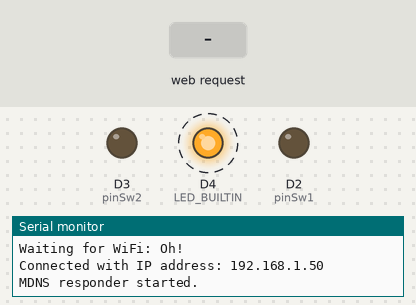
Simulated run of this sketch. Board: ESP8266 (NodeMCU). On the bench: output pins drawn as LEDs (lit = HIGH, except the on-board LED, lit = LOW), the last lines printed to the serial monitor. Dashed ring = blinking. The test bench sets the inputs (shaded band). WiFi joins after 1.5 s; servers stay silent unless stated; EEPROM starts erased.

Above: at 3.7 s.
3.8 s: HTTP request GET /off received
At 5.9 s:
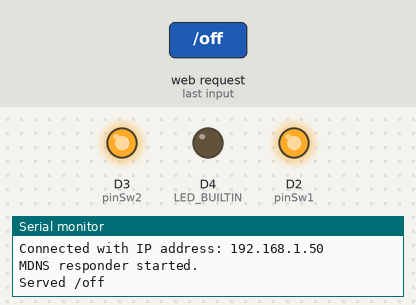
6.2 s: HTTP request GET /on/1 received
At 7.0 s:
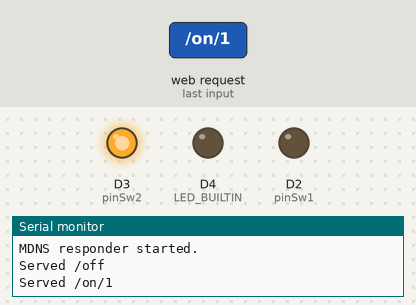
7.7 s: HTTP request GET /on/2 received
At 8.2 s:
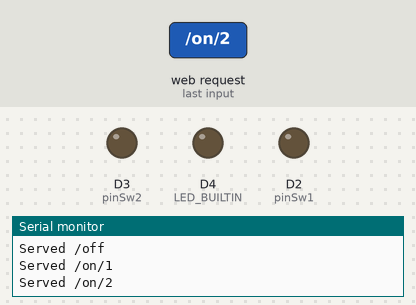
10.7 s: HTTP request GET /off/1 received
At 11.12 s:
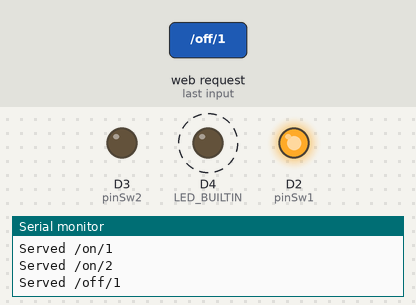
13.7 s: HTTP request GET /off/2 received
At 13.87 s:
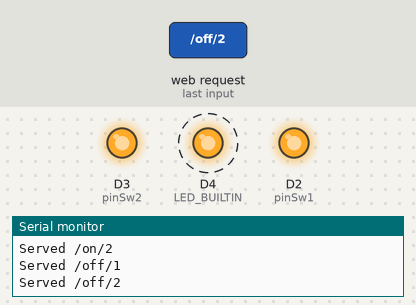
Timing chart, 0 to 16.7 s (numbered marks = the images above; inputs shaded):
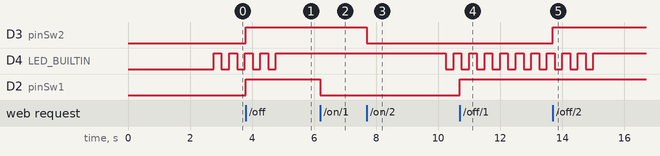

The sketch:

NodeMCU_HttpDualSwitch.ino
```cpp
#include <ESP8266WiFi.h>
#include <ESP8266WiFiMulti.h>
#include <ESP8266WebServer.h>
#include <ESP8266mDNS.h>
#include <EEPROM.h>

// #include <ArduinoOTA.h>

ESP8266WiFiMulti WiFiMulti;
ESP8266WebServer server(80);

const char* www_username = "admin";
const char* www_password = "putYourSecretHere";

const String JSON_begin = "{ \"switch1\": ";
const String JSON_mid   = ", \"switch2\": ";
const String JSON_ee    = ", \"saved\": ";
const String JSON_end   = " }";

const int pinSw1 = D2;
const int pinSw2 = D3;

boolean switched1On = true;
boolean switched2On = true;

boolean saved1 = true;
boolean saved2 = true;

unsigned int interval = 10000;
unsigned int subInterval  = 250;
unsigned int counter = 10;

unsigned long toggle1Millis = 0;
unsigned long toggle2Millis = 0;

unsigned long previousMillis = 0;
unsigned long previousTMillis = 0;
int ledState = HIGH;

const byte S1 = 1;
const byte S2 = 2;

void switchOn(byte sw = 0) {
  if (sw == S1) {
    switched1On = true;
    digitalWrite(pinSw1, LOW);
  } else if (sw == S2) {
    switched2On = true;
    digitalWrite(pinSw2, LOW);
  }
}

void switchOff(byte sw = 0) {
  if (sw == S1) {
    switched1On = false;
    digitalWrite(pinSw1, HIGH);
  } else if (sw == S2) {
    switched2On = false;
    digitalWrite(pinSw2, HIGH);
  }
}

void toggle(byte sw = 0) {
  if (sw == S1) {
    if (switched1On) {
      switchOff(sw);
    } else {
      switchOn(sw);
    }
  } else if (sw == S2) {
    if (switched2On) {
      switchOff(sw);
    } else {
      switchOn(sw);
    }
  }
}

void reload() {
  // read a byte from the current address of the EEPROM
  if ((EEPROM.read(500) == byte('A')) && (EEPROM.read(501) == byte('S')) && (EEPROM.read(502) == byte('S'))) {
    switched1On = saved1 = EEPROM.read(503);
    switched2On = saved2 = EEPROM.read(504);
  }

  // initialize both switch pins as outputs
  pinMode(pinSw1, OUTPUT);
  pinMode(pinSw2, OUTPUT);

  if (switched1On) switchOn(S1);
    else switchOff(S1);

  if (switched2On) switchOn(S2);
    else switchOff(S2);
}

void handleAuth() {
  if(!server.authenticate(www_username, www_password))
    return server.requestAuthentication();
}

void handleStatus() {
  server.send(200, "application/json", JSON_begin + ((switched1On) ? ("true") : ("false")) + JSON_mid + ((switched2On) ? ("true") : ("false")) + JSON_ee + ((saved1 == switched1On && saved2 == switched2On) ? ("true") : ("false")) + JSON_end);
}

void setup() {
    EEPROM.begin(512);
    reload();

    // initialize digital pin LED_BUILTIN as an output.
    pinMode(LED_BUILTIN, OUTPUT);

    Serial.begin(115200);
    delay(10);

    // We start by connecting to a WiFi network
    WiFiMulti.addAP("YourAP1", "YourSecret1");
    WiFiMulti.addAP("YourAP2", "YourSecret2");

    Serial.print("Waiting for WiFi: O");
    delay(500);

    while(WiFiMulti.run() != WL_CONNECTED) {
      Serial.print("o");
      delay(500);
    }

    Serial.println("h!");
    Serial.print("Connected with IP address: ");
    Serial.print(WiFi.localIP());
    Serial.println("");

    delay(500);

    if (MDNS.begin("airswitchesp8266")) {
      Serial.println("MDNS responder started.");
    }

    // No over-the-air upgrades at the moment
    // ArduinoOTA.begin();

    server.on("/", []() {
      handleAuth();
      server.send(200, "text/plain", "OK");
    });

    server.on("/status", []() {
      handleAuth();
      handleStatus();
      Serial.println("Served /status");
    });

    server.on("/on", []() {
      handleAuth();
      switchOn(S1);
      switchOn(S2);
      handleStatus();
      Serial.println("Served /on");
    });
    server.on("/off", []() {
      handleAuth();
      switchOff(S1);
      switchOff(S2);
      handleStatus();
      Serial.println("Served /off");
    });

    server.on("/on/1", []() {
      handleAuth();
      switchOn(S1);
      handleStatus();
      Serial.println("Served /on/1");
    });
    server.on("/on/2", []() {
      handleAuth();
      switchOn(S2);
      handleStatus();
      Serial.println("Served /on/2");
    });

    server.on("/off/1", []() {
      handleAuth();
      switchOff(S1);
      handleStatus();
      Serial.println("Served /off/1");
    });
    server.on("/off/2", []() {
      handleAuth();
      switchOff(S2);
      handleStatus();
      Serial.println("Served /off/2");
    });

    server.on("/cycle/1", []() {
      handleAuth();
      toggle(S1);
      toggle1Millis = millis() + 5000;
      handleStatus();
      Serial.println("Served /cycle/1");
    });
    server.on("/cycle/2", []() {
      handleAuth();
      toggle(S2);
      toggle2Millis = millis() + 5000;
      handleStatus();
      Serial.println("Served /cycle/2");
    });
    server.on("/restart/1", []() {
      handleAuth();
      switchOff(S1);
      toggle1Millis = millis() + 5000;
      handleStatus();
      Serial.println("Served /restart/1");
    });
    server.on("/restart/2", []() {
      handleAuth();
      switchOff(S2);
      toggle2Millis = millis() + 5000;
      handleStatus();
      Serial.println("Served /restart/2");
    });

    server.on("/save", []() {
      // only rewrite EEPROM if the state is different
      if (saved1 != switched1On || saved2 != switched2On) {
        EEPROM.write(500, byte('A'));
        EEPROM.write(501, byte('S'));
        EEPROM.write(502, byte('S'));
        saved1 = switched1On;
        EEPROM.write(503, switched1On);
        saved2 = switched2On;
        EEPROM.write(504, switched2On);
        EEPROM.commit();
        Serial.println("Served /save (and saved)");
      } else {
        Serial.println("Served /save (already saved)");
      }

      handleStatus();
    });

    server.on("/reload", []() {
      reload();
      handleStatus();
      Serial.println("Served /reload");
    });

    server.begin();
}

void loop() {
  unsigned long currentMillis = millis();

  // ArduinoOTA.handle();
  server.handleClient();

  // every time the we reach the interval, reset counter
  if(currentMillis - previousTMillis >= interval) {
    previousTMillis = previousMillis = currentMillis;

    // two blinks if everything is off
    counter = 2;
    if (switched1On) {
      // plus 3 more blinks if switch 1 is on
      counter += 3;
    }
    if (switched2On) {
      // plus 5 more blinks if switch 1 is on
      counter += 5;
    }
    // multiply by two, because we want to count blinks, not light toggles
    counter = counter * 2;
  }

  if ((toggle1Millis > 0) && (currentMillis >= toggle1Millis)) {
    toggle1Millis = 0;
    toggle(S1);
  }

  if ((toggle2Millis > 0) && (currentMillis >= toggle2Millis)) {
    toggle2Millis = 0;
    toggle(S2);
  }

  if (counter > 0) {
    if (currentMillis - previousMillis >= subInterval) {
      previousMillis = currentMillis;

      counter--;
      ledState = (ledState == HIGH) ? (LOW) : (HIGH);
    }
  } else {
    ledState = HIGH; // off
  }

  digitalWrite(LED_BUILTIN, ledState);
}
```

Measured:
- after the input at 3.8 s, D3 (pinSw2), D2 (pinSw1): LOW → HIGH at once
- after the input at 6.2 s, D2 (pinSw1): HIGH → LOW at once
- after the input at 7.7 s, D3 (pinSw2): HIGH → LOW at once
- after the input at 10.7 s, D2 (pinSw1): LOW → HIGH at once
- after the input at 13.7 s, D3 (pinSw2): LOW → HIGH at once
- by itself, D4 (LED_BUILTIN): alternates HIGH for 0.25 s and LOW for 0.25 s, 6 changes in all, then stays HIGH
